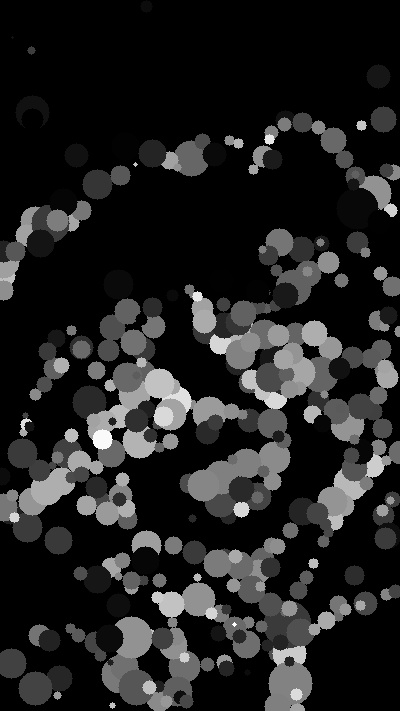
#> input picture file/genetic_image-master/1. circle/result/chr_1200.jpg, 400 x 711 px; its folder holds only this picture in this run
$ python circle_rs_l.py result/chr_1200.jpg
#> lines starting #> are read from the running program, lines starting #| are printed output that depends on the picture; after the words box and inside, x2 and y2 are one past the last pixel; in counts of white or black regions, pixels touching at a corner belong together; long printed decimals are rounded
# 원 / 컬러 / 테두리 /

import cv2, random, os, sys # opencv / 랜덤 / 디렉터리
import numpy as np # 행렬
from copy import deepcopy # copy 라이브러리에서 deepcopy 함수만 사용
from skimage.measure import compare_mse # skimage.measure 라이브러리에서 compare_mse 함수 (원본이미지와의 차이점 계산)
import multiprocessing as mp # multiprocessing 라이브러리 사용

filepath =sys.argv[1]
filename, ext = os.path.splitext(os.path.basename(filepath))
img = cv2.imread(filepath)
#> img is the input picture: shape (711, 400, 3); min 0, max 255, mean 34.4
# width 을 400 으로 할때
ratio = 400.0 / img.shape[1]
#> ratio = 1
dim = (400, int(img.shape[0] * ratio))
#> dim = (400, 711)

# perform the actual resizing of the image
img2 = cv2.resize(img, dim, interpolation=cv2.INTER_AREA)

edges = cv2.Canny(img2, threshold1=100, threshold2=150)
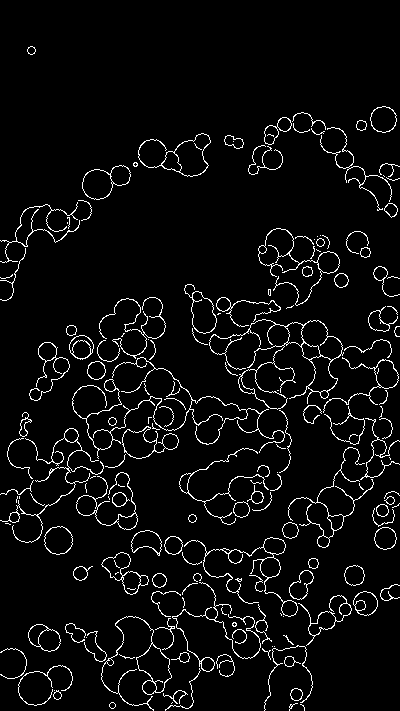
#> edges: shape (711, 400); 4.9% white in thin lines or dots
edges = cv2.dilate(edges, np.ones((3,3), np.uint8), iterations = 1)
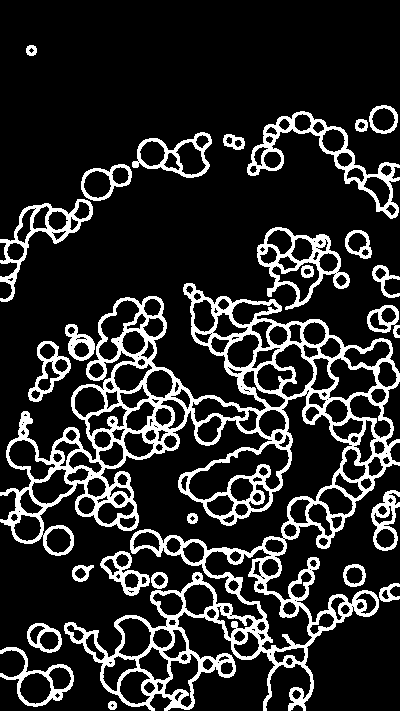
#> edges: shape (711, 400); 16.7% white; 26 white regions, largest, box (x1, y1, x2, y2) and area: (0, 283, 400, 711) 32891, (247, 111, 400, 219) 2508, (257, 227, 350, 310) 2014
height, width, channels = img2.shape #bgr 형식으로 읽는다
#> height = 711; width = 400; channels = 3

# hyperparameters - 초매개변수
n_initial_genes = 50 # 첫번째 세대의 개수
n_population = 50 # 한 세대당 유전자 그룹의 개수
prob_mutation = 0.01 # 돌연변이가 발생할 확률 1%
prob_add = 0.3 # 유전자 그룹에 원이 발생활 확률 30%
prob_remove = 0.2 # 유전자 그룹에 원을 없앨 확률 20%

min_radius, max_radius = 5, 15 # 원의 크기는 최소 5에서 최대 15까지
save_every_n_iter = 100 # 이미지 저장 주기는 100세대 마다

# Gene
class Gene(): # 유전자(한개의 동그라미)에 대한 클래스 (위치/색깔/크기)
  def __init__(self):

    # 동그라미가 캔버스안에 위치하는 xy좌표 (width-캔버스 가로길이 / height -캔버스 세로길이)
    self.center = np.array([random.randint(0, width), random.randint(0, height)])

    # 동그라미의 반지름(min_radius-원의 최소, max_radius-원의 최대)
    self.radius = random.randint(min_radius, max_radius)

    # 동그라미의 색깔
    self.color = np.array([random.randint(0, 255), random.randint(0, 255), random.randint(0, 255)])

  def mutate(self): # 돌연변이를 생성합니다
    # 평균 15, 표준편차 4인 분포에서 랜덤한 숫자 추출 -> 100으로 나눠줘..
    # 원래 유전자가 가진 특성값에서 플러스 마이너스 15%만큼 변이한다.
    mutation_size = max(1, int(round(random.gauss(15, 4)))) / 100

    # 원래 유전자가 가진 특성값에서 플러스 마이너스 15%만큼 변이한다.
    r = random.uniform(0, 1)
    if r < 0.33: # radius 33% 확률로 반지름을 변경함
      self.radius = np.clip(random.randint(
        int(self.radius * (1 - mutation_size)),
        int(self.radius * (1 + mutation_size))
      ), 1, 100)
    elif r < 0.66: # center 33% 확률로 위치를 변경함
      self.center = np.array([
        np.clip(random.randint(
          int(self.center[0] * (1 - mutation_size)),
          int(self.center[0] * (1 + mutation_size))),
        0, width),
        np.clip(random.randint(
          int(self.center[1] * (1 - mutation_size)),
          int(self.center[1] * (1 + mutation_size))),
        0, height)
      ])

# compute fitness - 환경에 얼마나 작 적응했는지 판단하는 함수
def compute_fitness(genome):
    # (height~channels) 이미지의 크기 값을 가지고
    # numpy.ones() - 1로 채워진 배열을 만든다 /
  out = np.zeros((height, width), dtype=np.uint8) * 255

    # [유전자를 그린다] cv2.circle() - 원을 그린다 / thickness=-1 원을 색상으로 채운다
  for gene in genome:
    cv2.circle(out, center=tuple(gene.center), radius=gene.radius, color=(int(gene.color[0]), int(gene.color[1]), int(gene.color[2])), thickness=1,lineType=cv2.LINE_AA)

  # mean squared error
  # compare_mse - 두 이미지의 차이를 계산 / img-원본 / out-결과이미지
  # 생성한 이미지가 원본 이미지와 비슷하다 = mse가 낮다 = fitness가 높다
  fitness = 255. / compare_mse(edges, out)

  return fitness, out

# compute population
def compute_population(g):
  genome = deepcopy(g)
  # mutation - 세대를 한번에 돌연변이로 만드는 함
  if len(genome) < 200: # 유전자의 개수가 200보다 작을
    for gene in genome:
      if random.uniform(0, 1) < prob_mutation:
        gene.mutate()
  else: # 유전자의 개수가 많아지면 - random.sample(a,k) - a에서 k개만큼 랜덤으로 추출한다.
        # mutation 확률만큼
    for gene in random.sample(genome, k=int(len(genome) * prob_mutation)): #
      gene.mutate()

  # add gene - 유전자 추가
  if random.uniform(0, 1) < prob_add:
    genome.append(Gene())

  # remove gene - 유전자 삭제
  if len(genome) > 0 and random.uniform(0, 1) < prob_remove:
    genome.remove(random.choice(genome))

  # compute fitness - 새로운 유전자의 fitness점수를 측정해 리턴합니다
  new_fitness, new_out = compute_fitness(genome)

  return new_fitness, genome, new_out

# main
if __name__ == '__main__':
  os.makedirs('result', exist_ok=True)

  # cpu개수보다 한 개적은 멀티프로세싱 풀을 만든다(구글링ㄱ)
  p = mp.Pool(mp.cpu_count() - 1)

  # 1st gene
  # (첫번째 세대의 개수)만큼 반복해 유전자를 생성해 best_genome함수에 넣습니다.
  best_genome = [Gene() for _ in range(n_initial_genes)]

  # 첫번째 유전자가 얼만큼 좋은지 평가합니다
  best_fitness, best_out = compute_fitness(best_genome)
#> after the loop in compute_fitness, `for gene in genome:`:
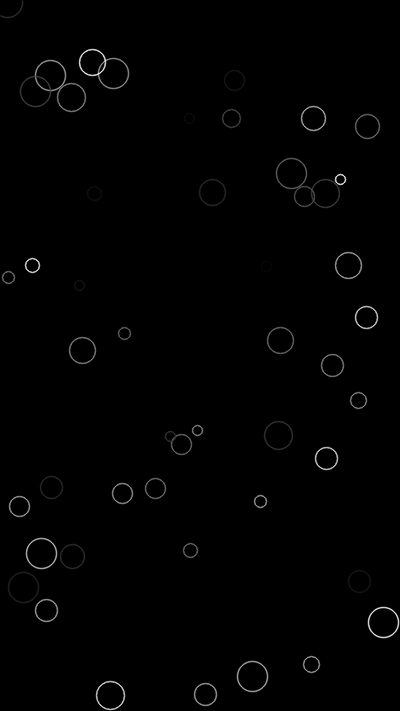
#> out: shape (711, 400); min 0, max 238, mean 1.7
#> in compute_fitness, `fitness = 255. / compare_mse(edges, out)`: fitness = 0.0234
#> best_fitness = 0.0234

  n_gen = 0

  # 멀티프로세싱을 위해 50개의 유전자를 (한 세대당 유전자 그룹의 개수)만큼 다시 생성해서 compute_population으로 넘겨줌
  while True:
    try:
      results = p.map(compute_population, [deepcopy(best_genome)] * n_population)
#> the loop in compute_population (call 2), `for gene in genome:` made 50 passes
#> results = 50 items
    except KeyboardInterrupt:
      p.close()
      break

    results.append([best_fitness, best_genome, best_out])

    # 병렬처리 로직
    new_fitnesses, new_genomes, new_outs = zip(*results)
#> new_fitnesses = 51 values, max 0.0234 at index 14, min 0.0233 at index 23, mean 0.0234; new_genomes = 51 items; new_outs = 51 items

    # fitness 점수에따라 내림차순으로 정리한다.
    best_result = sorted(zip(new_fitnesses, new_genomes, new_outs), key=lambda x: x[0], reverse=True)
#> best_result = 51 items

    best_fitness, best_genome, best_out = best_result[0]
#> best_genome = 49 items

    # end of generation
    print('Generation #%s, Fitness %s' % (n_gen, best_fitness))
#| Generation #0, Fitness 0.0234
    n_gen += 1

    # visualize
    # cv2.imwrtie() 이미지를 저장한다
    if n_gen % save_every_n_iter == 0:
      cv2.imwrite('result/%s_%s.jpg' % (filename, n_gen), best_out)

    cv2.imshow('best out', best_out) # (title,image) 윈도우 창의 title, imread의 return값
    if cv2.waitKey(1) == ord('q'):
#> (key q is pressed here)
     p.close()
     break

  cv2.imshow('best out', best_out)
  cv2.waitKey(0)

$ run again, on file/genetic_image-master/1. circle/result/chr_200.jpg
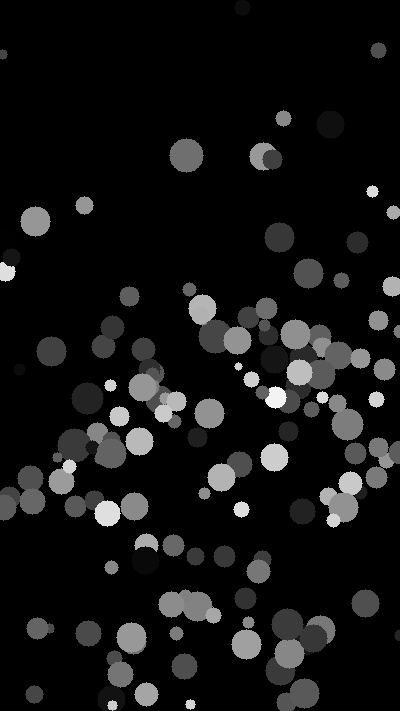
#> input picture file/genetic_image-master/1. circle/result/chr_200.jpg, 400 x 711 px
#> img is the input picture: shape (711, 400, 3); min 0, max 249, mean 19.9
#> `edges = cv2.Canny(img2, threshold1=100, threshold2=150)`:
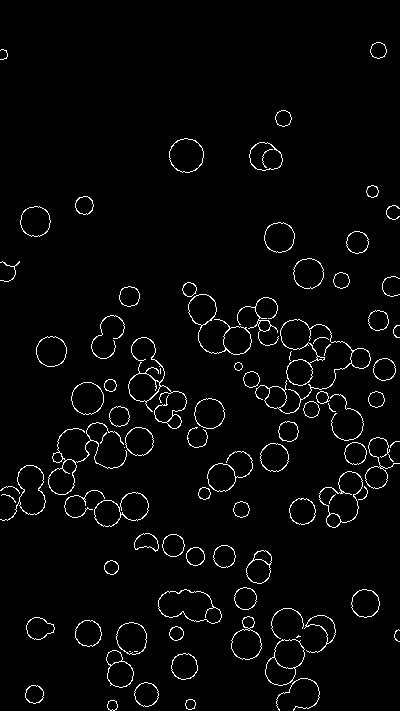
#> edges: shape (711, 400); 2.8% white in thin lines or dots
#> `edges = cv2.dilate(edges, np.ones((3,3), np.uint8), iterations = 1)`:
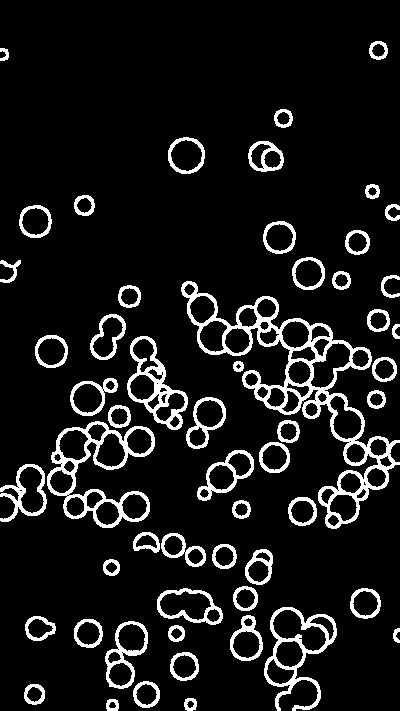
#> edges: shape (711, 400); 9.7% white; 55 white regions, largest, box (x1, y1, x2, y2) and area: (181, 281, 400, 529) 6703, (47, 421, 155, 528) 2675, (264, 607, 337, 711) 1713
#> fitness = 0.0397
#> the loop in compute_population (call 2), `for gene in genome:` made 50 passes
#> results = 50 items
#> new_fitnesses = 51 values, max 0.0397 at index 14, min 0.0396 at index 23, mean 0.0397; new_genomes = 51 items
#> best_genome = 49 items
#| Generation #0, Fitness 0.03973
